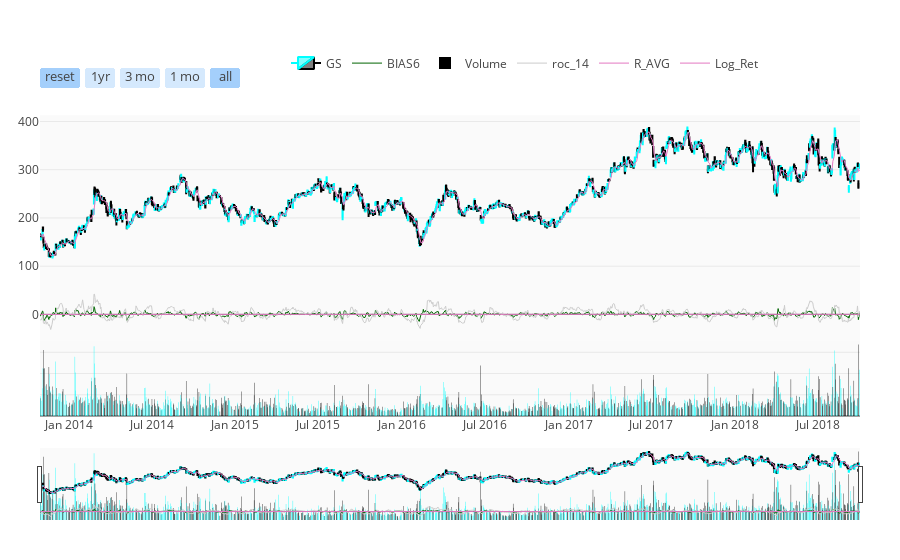

The notebook cell saved with this chart:
### Code cell
iplot( fig, filename = 'candlestick_roc_plotting', validate = False )

### Figure 1 — Plotly figure (JSON) as saved in the notebook; plotly's stock layout.template omitted (floating-point values rounded to 4 significant figures; data arrays with more than 128 entries replaced by an {"elided": "..."} marker saying what was removed)
{"data": [{"close": {"elided": "1239 float values"}, "decreasing": {"line": {"color": "#000000"}}, "high": {"elided": "1239 float values"}, "increasing": {"line": {"color": "#00FFFF"}}, "low": {"elided": "1239 float values"}, "name": "GS", "open": {"elided": "1239 float values"}, "type": "candlestick", "x": {"elided": "1239 str values"}, "yaxis": "y2"}, {"line": {"width": 1}, "marker": {"color": "darkgreen"}, "mode": "lines", "name": "BIAS6", "type": "scatter", "x": {"elided": "1239 str values"}, "y": {"elided": "1239 float values"}, "yaxis": "y2"}, {"marker": {"color": {"elided": "1239 str values"}}, "name": "Volume", "type": "bar", "x": {"elided": "1239 str values"}, "y": {"elided": "1239 int values"}, "yaxis": "y"}, {"legendgroup": "roc_14", "line": {"width": 1}, "marker": {"color": "#ccc"}, "name": "roc_14", "type": "scatter", "x": {"elided": "1239 str values"}, "y": {"elided": "1239 float values"}, "yaxis": "y2"}, {"line": {"width": 1}, "marker": {"color": "#E377C2"}, "name": "R_AVG", "showlegend": true, "type": "lines", "x": {"elided": "1239 str values"}, "y": {"elided": "1239 float values"}, "yaxis": "y2"}, {"line": {"width": 1}, "marker": {"color": "#E377C2"}, "name": "Log_Ret", "showlegend": true, "type": "lines", "x": {"elided": "1239 str values"}, "y": {"elided": "1239 float values"}, "yaxis": "y2"}], "layout": {"legend": {"orientation": "h", "x": 0.3, "y": 0.9, "yanchor": "bottom"}, "margin": {"b": 40, "l": 40, "r": 40, "t": 40}, "plot_bgcolor": "rgb(250, 250, 250)", "xaxis": {"rangeselector": {"bgcolor": "rgba(150, 200, 250, 0.4)", "buttons": [{"count": 1, "label": "reset", "step": "all"}, {"count": 1, "label": "1yr", "step": "year", "stepmode": "backward"}, {"count": 3, "label": "3 mo", "step": "month", "stepmode": "backward"}, {"count": 1, "label": "1 mo", "step": "month", "stepmode": "backward"}, {"step": "all"}], "font": {"size": 13}, "visibe": true, "x": 0, "y": 0.9}}, "yaxis": {"domain": [0, 0.2], "showticklabels": false}, "yaxis2": {"domain": [0.2, 0.8]}}}
